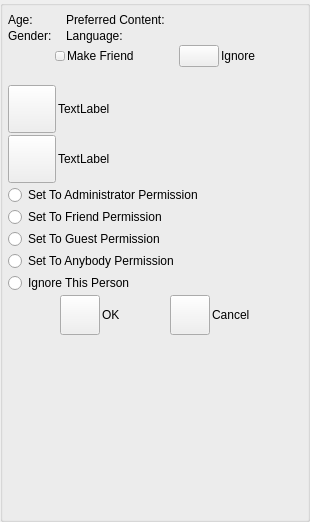
<?xml version="1.0" encoding="UTF-8"?>
<ui version="4.0">
 <class>AppletPeerChangeFriendshipUi</class>
 <widget class="QWidget" name="AppletPeerChangeFriendshipUi">
  <property name="geometry">
   <rect>
    <x>0</x>
    <y>0</y>
    <width>310</width>
    <height>522</height>
   </rect>
  </property>
  <property name="sizePolicy">
   <sizepolicy hsizetype="Expanding" vsizetype="Expanding">
    <horstretch>0</horstretch>
    <verstretch>0</verstretch>
   </sizepolicy>
  </property>
  <property name="minimumSize">
   <size>
    <width>0</width>
    <height>32</height>
   </size>
  </property>
  <property name="windowTitle">
   <string>Dialog</string>
  </property>
  <layout class="QVBoxLayout" name="verticalLayout">
   <property name="spacing">
    <number>0</number>
   </property>
   <property name="leftMargin">
    <number>0</number>
   </property>
   <property name="topMargin">
    <number>0</number>
   </property>
   <property name="rightMargin">
    <number>0</number>
   </property>
   <property name="bottomMargin">
    <number>0</number>
   </property>
   <item>
    <widget class="QGroupBox" name="DialogItemsGroupBox">
     <property name="sizePolicy">
      <sizepolicy hsizetype="Expanding" vsizetype="Expanding">
       <horstretch>0</horstretch>
       <verstretch>0</verstretch>
      </sizepolicy>
     </property>
     <property name="minimumSize">
      <size>
       <width>0</width>
       <height>0</height>
      </size>
     </property>
     <property name="title">
      <string/>
     </property>
     <layout class="QVBoxLayout" name="verticalLayout_4">
      <property name="spacing">
       <number>2</number>
      </property>
      <property name="leftMargin">
       <number>5</number>
      </property>
      <property name="topMargin">
       <number>5</number>
      </property>
      <property name="rightMargin">
       <number>5</number>
      </property>
      <property name="bottomMargin">
       <number>5</number>
      </property>
      <item>
       <widget class="IdentWidget" name="m_IdentWidget" native="true"/>
      </item>
      <item>
       <layout class="QHBoxLayout" name="horizontalLayout_9">
        <property name="spacing">
         <number>5</number>
        </property>
        <item>
         <layout class="QVBoxLayout" name="verticalLayout_3">
          <property name="spacing">
           <number>2</number>
          </property>
          <item>
           <layout class="QHBoxLayout" name="horizontalLayout_7">
            <item>
             <widget class="QLabel" name="label_6">
              <property name="sizePolicy">
               <sizepolicy hsizetype="Minimum" vsizetype="Preferred">
                <horstretch>0</horstretch>
                <verstretch>0</verstretch>
               </sizepolicy>
              </property>
              <property name="text">
               <string>Age:</string>
              </property>
             </widget>
            </item>
            <item>
             <widget class="QLabel" name="m_AgeTextLabel">
              <property name="sizePolicy">
               <sizepolicy hsizetype="Minimum" vsizetype="Preferred">
                <horstretch>0</horstretch>
                <verstretch>0</verstretch>
               </sizepolicy>
              </property>
              <property name="text">
               <string/>
              </property>
             </widget>
            </item>
           </layout>
          </item>
          <item>
           <layout class="QHBoxLayout" name="horizontalLayout_8">
            <item>
             <widget class="QLabel" name="label_3">
              <property name="sizePolicy">
               <sizepolicy hsizetype="Minimum" vsizetype="Preferred">
                <horstretch>0</horstretch>
                <verstretch>0</verstretch>
               </sizepolicy>
              </property>
              <property name="text">
               <string>Gender:</string>
              </property>
             </widget>
            </item>
            <item>
             <widget class="QLabel" name="m_GenderTextLabel">
              <property name="sizePolicy">
               <sizepolicy hsizetype="Minimum" vsizetype="Preferred">
                <horstretch>0</horstretch>
                <verstretch>0</verstretch>
               </sizepolicy>
              </property>
              <property name="text">
               <string/>
              </property>
             </widget>
            </item>
           </layout>
          </item>
         </layout>
        </item>
        <item>
         <layout class="QVBoxLayout" name="verticalLayout_2">
          <property name="spacing">
           <number>2</number>
          </property>
          <item>
           <layout class="QHBoxLayout" name="horizontalLayout_6">
            <item>
             <widget class="QLabel" name="label">
              <property name="sizePolicy">
               <sizepolicy hsizetype="Minimum" vsizetype="Preferred">
                <horstretch>0</horstretch>
                <verstretch>0</verstretch>
               </sizepolicy>
              </property>
              <property name="text">
               <string>Preferred Content:</string>
              </property>
             </widget>
            </item>
            <item>
             <widget class="QLabel" name="m_ContentTextLabel">
              <property name="sizePolicy">
               <sizepolicy hsizetype="Expanding" vsizetype="Preferred">
                <horstretch>0</horstretch>
                <verstretch>0</verstretch>
               </sizepolicy>
              </property>
              <property name="text">
               <string/>
              </property>
             </widget>
            </item>
           </layout>
          </item>
          <item>
           <layout class="QHBoxLayout" name="horizontalLayout_5">
            <item>
             <widget class="QLabel" name="m_LanguageLabel">
              <property name="sizePolicy">
               <sizepolicy hsizetype="Minimum" vsizetype="Preferred">
                <horstretch>0</horstretch>
                <verstretch>0</verstretch>
               </sizepolicy>
              </property>
              <property name="text">
               <string>Language:</string>
              </property>
             </widget>
            </item>
            <item>
             <widget class="QLabel" name="m_LanguageTextLabel">
              <property name="sizePolicy">
               <sizepolicy hsizetype="Expanding" vsizetype="Preferred">
                <horstretch>0</horstretch>
                <verstretch>0</verstretch>
               </sizepolicy>
              </property>
              <property name="text">
               <string/>
              </property>
             </widget>
            </item>
           </layout>
          </item>
         </layout>
        </item>
       </layout>
      </item>
      <item>
       <layout class="QHBoxLayout" name="horizontalLayout_4">
        <property name="leftMargin">
         <number>5</number>
        </property>
        <property name="rightMargin">
         <number>5</number>
        </property>
        <item>
         <spacer name="horizontalSpacer_3">
          <property name="orientation">
           <enum>Qt::Horizontal</enum>
          </property>
          <property name="sizeHint" stdset="0">
           <size>
            <width>40</width>
            <height>20</height>
           </size>
          </property>
         </spacer>
        </item>
        <item>
         <widget class="VxPushButton" name="m_MakeFriendButton">
          <property name="sizePolicy">
           <sizepolicy hsizetype="Fixed" vsizetype="Fixed">
            <horstretch>0</horstretch>
            <verstretch>0</verstretch>
           </sizepolicy>
          </property>
          <property name="minimumSize">
           <size>
            <width>10</width>
            <height>10</height>
           </size>
          </property>
          <property name="maximumSize">
           <size>
            <width>10</width>
            <height>10</height>
           </size>
          </property>
          <property name="text">
           <string/>
          </property>
         </widget>
        </item>
        <item>
         <widget class="QLabel" name="m_MakeFriendLabel">
          <property name="text">
           <string>Make Friend</string>
          </property>
         </widget>
        </item>
        <item>
         <spacer name="horizontalSpacer_6">
          <property name="orientation">
           <enum>Qt::Horizontal</enum>
          </property>
          <property name="sizeHint" stdset="0">
           <size>
            <width>40</width>
            <height>20</height>
           </size>
          </property>
         </spacer>
        </item>
        <item>
         <widget class="VxPushButton" name="m_IgnoreButton">
          <property name="sizePolicy">
           <sizepolicy hsizetype="Preferred" vsizetype="Preferred">
            <horstretch>0</horstretch>
            <verstretch>0</verstretch>
           </sizepolicy>
          </property>
          <property name="minimumSize">
           <size>
            <width>0</width>
            <height>0</height>
           </size>
          </property>
          <property name="text">
           <string/>
          </property>
         </widget>
        </item>
        <item>
         <widget class="QLabel" name="m_IgnoreLabel">
          <property name="text">
           <string>Ignore</string>
          </property>
         </widget>
        </item>
        <item>
         <spacer name="horizontalSpacer_4">
          <property name="orientation">
           <enum>Qt::Horizontal</enum>
          </property>
          <property name="sizeHint" stdset="0">
           <size>
            <width>40</width>
            <height>20</height>
           </size>
          </property>
         </spacer>
        </item>
       </layout>
      </item>
      <item>
       <widget class="QLabel" name="m_StatusLabel">
        <property name="text">
         <string notr="true"/>
        </property>
       </widget>
      </item>
      <item>
       <layout class="QHBoxLayout" name="horizontalLayout">
        <item>
         <widget class="VxPushButton" name="m_HisPermissionButton">
          <property name="minimumSize">
           <size>
            <width>48</width>
            <height>48</height>
           </size>
          </property>
          <property name="maximumSize">
           <size>
            <width>48</width>
            <height>48</height>
           </size>
          </property>
          <property name="text">
           <string/>
          </property>
          <property name="iconSize">
           <size>
            <width>48</width>
            <height>48</height>
           </size>
          </property>
         </widget>
        </item>
        <item>
         <widget class="QLabel" name="m_HisPermissionLabel">
          <property name="sizePolicy">
           <sizepolicy hsizetype="Expanding" vsizetype="Preferred">
            <horstretch>0</horstretch>
            <verstretch>0</verstretch>
           </sizepolicy>
          </property>
          <property name="text">
           <string>TextLabel</string>
          </property>
         </widget>
        </item>
       </layout>
      </item>
      <item>
       <layout class="QHBoxLayout" name="horizontalLayout_3">
        <item>
         <widget class="VxPushButton" name="m_MyPermissionButton">
          <property name="minimumSize">
           <size>
            <width>48</width>
            <height>48</height>
           </size>
          </property>
          <property name="maximumSize">
           <size>
            <width>48</width>
            <height>48</height>
           </size>
          </property>
          <property name="text">
           <string/>
          </property>
          <property name="iconSize">
           <size>
            <width>48</width>
            <height>48</height>
           </size>
          </property>
         </widget>
        </item>
        <item>
         <widget class="QLabel" name="m_MyPermissionLabel">
          <property name="sizePolicy">
           <sizepolicy hsizetype="Expanding" vsizetype="Preferred">
            <horstretch>0</horstretch>
            <verstretch>0</verstretch>
           </sizepolicy>
          </property>
          <property name="text">
           <string>TextLabel</string>
          </property>
         </widget>
        </item>
       </layout>
      </item>
      <item>
       <widget class="QRadioButton" name="ToAdministratorButton">
        <property name="minimumSize">
         <size>
          <width>0</width>
          <height>0</height>
         </size>
        </property>
        <property name="text">
         <string>Set To Administrator Permission</string>
        </property>
       </widget>
      </item>
      <item>
       <widget class="QRadioButton" name="ToFriendButton">
        <property name="minimumSize">
         <size>
          <width>0</width>
          <height>0</height>
         </size>
        </property>
        <property name="text">
         <string>Set To Friend Permission</string>
        </property>
       </widget>
      </item>
      <item>
       <widget class="QRadioButton" name="ToGuestButton">
        <property name="minimumSize">
         <size>
          <width>0</width>
          <height>0</height>
         </size>
        </property>
        <property name="text">
         <string>Set To Guest Permission</string>
        </property>
       </widget>
      </item>
      <item>
       <widget class="QRadioButton" name="ToAnonymousButton">
        <property name="minimumSize">
         <size>
          <width>0</width>
          <height>0</height>
         </size>
        </property>
        <property name="text">
         <string>Set To Anybody Permission</string>
        </property>
       </widget>
      </item>
      <item>
       <widget class="QRadioButton" name="ToIgnoreButton">
        <property name="minimumSize">
         <size>
          <width>0</width>
          <height>0</height>
         </size>
        </property>
        <property name="text">
         <string>Ignore This Person</string>
        </property>
       </widget>
      </item>
      <item>
       <layout class="QHBoxLayout" name="horizontalLayout_2">
        <property name="leftMargin">
         <number>5</number>
        </property>
        <property name="rightMargin">
         <number>5</number>
        </property>
        <item>
         <spacer name="horizontalSpacer">
          <property name="orientation">
           <enum>Qt::Horizontal</enum>
          </property>
          <property name="sizeHint" stdset="0">
           <size>
            <width>40</width>
            <height>20</height>
           </size>
          </property>
         </spacer>
        </item>
        <item>
         <widget class="VxPushButton" name="m_OkButton">
          <property name="minimumSize">
           <size>
            <width>0</width>
            <height>40</height>
           </size>
          </property>
          <property name="text">
           <string/>
          </property>
         </widget>
        </item>
        <item>
         <widget class="QLabel" name="m_OkLabel">
          <property name="text">
           <string>OK</string>
          </property>
         </widget>
        </item>
        <item>
         <spacer name="horizontalSpacer_2">
          <property name="orientation">
           <enum>Qt::Horizontal</enum>
          </property>
          <property name="sizeHint" stdset="0">
           <size>
            <width>40</width>
            <height>20</height>
           </size>
          </property>
         </spacer>
        </item>
        <item>
         <widget class="VxPushButton" name="m_CancelButton">
          <property name="minimumSize">
           <size>
            <width>0</width>
            <height>40</height>
           </size>
          </property>
          <property name="text">
           <string/>
          </property>
         </widget>
        </item>
        <item>
         <widget class="QLabel" name="m_CancelLabel">
          <property name="text">
           <string>Cancel</string>
          </property>
         </widget>
        </item>
        <item>
         <spacer name="horizontalSpacer_5">
          <property name="orientation">
           <enum>Qt::Horizontal</enum>
          </property>
          <property name="sizeHint" stdset="0">
           <size>
            <width>40</width>
            <height>20</height>
           </size>
          </property>
         </spacer>
        </item>
       </layout>
      </item>
      <item>
       <spacer name="verticalSpacer">
        <property name="orientation">
         <enum>Qt::Vertical</enum>
        </property>
        <property name="sizeHint" stdset="0">
         <size>
          <width>20</width>
          <height>81</height>
         </size>
        </property>
       </spacer>
      </item>
     </layout>
    </widget>
   </item>
  </layout>
 </widget>
 <customwidgets>
  <customwidget>
   <class>VxPushButton</class>
   <extends>QPushButton</extends>
   <header>VxPushButton.h</header>
  </customwidget>
  <customwidget>
   <class>IdentWidget</class>
   <extends>QWidget</extends>
   <header>IdentWidget.h</header>
   <container>1</container>
  </customwidget>
 </customwidgets>
 <resources/>
 <connections/>
</ui>
